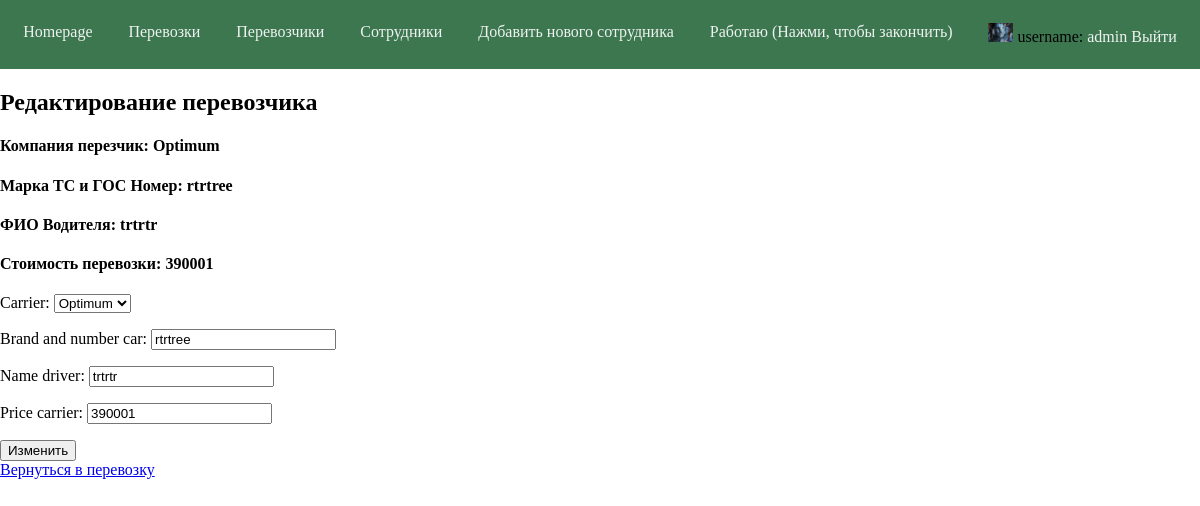
Page /all_tasks/1/editcarrier/ (signed in) on the committed database.
### profiles/models.py (models this page shows, shortened)
class UserInformation(models.Model):
    profile = models.OneToOneField(User, primary_key=True, on_delete=models.CASCADE)
    name = models.CharField(max_length=20)
    surname = models.CharField(max_length=20)
    bio = models.TextField(max_length=250, blank=True)
    post = models.CharField(max_length=30, choices=POST_CHOICES, default='Стажер')
    status = models.BooleanField(default=False)
    profile_image = models.ImageField(
        upload_to='profile_images/',
        default='profile_images/default_profile.jpg',
        null=True,
        blank=True)

### list_trans/models.py (models this page shows)
class EditCarrier(models.Model):
    carrier = models.ForeignKey(Carrier, null=True, on_delete=models.CASCADE)
    tasks = models.ForeignKey(Tasks, null=True, on_delete=models.CASCADE)
    brand_and_number_car = models.CharField(max_length=50)
    name_driver = models.CharField(max_length=50)
    price_carrier = models.IntegerField(default=0)

class Carrier(models.Model):
    company_name = models.CharField(max_length=30)
    telephone = models.IntegerField(default=0)
    ati = models.IntegerField(default=0)
    direction = models.CharField(max_length=50)
    def __str__(self):
        return self.company_name

### list_trans/views.py (the view)
# urls.py: path('all_tasks/<int:pk>/editcarrier/', create_car_in_task, name='create_car_in_task'),
def create_car_in_task(request, pk):
    try:
        task_obj = Tasks.objects.get(id=pk)
        editcarrier = False
    except Tasks.DoesNotExist:
        raise Http404
    try:
        editcarrier = EditCarrier.objects.get(tasks=task_obj)
        if request.method == 'POST':
            form = EditCarrierInTaskForm(request.POST, instance=editcarrier)
            if form.is_valid():
                edit_carrier_obj = form.save(commit=False)
                edit_carrier_obj.save()
                return render(request, 'list_trans/editcarrier.html', {'form' : form, 'single_carrier' : editcarrier, 'task' : task_obj})
        form = EditCarrierInTaskForm(instance=editcarrier)
        return render(request, 'list_trans/editcarrier.html', {'form' : form, 'single_carrier' : editcarrier, 'task' : task_obj})
    except:
        if request.method == 'POST':
            form = EditCarrierInTaskForm(request.POST)
            if form.is_valid():
                edit_carrier_obj = form.save(commit=False)
                edit_carrier_obj.tasks = task_obj
                edit_carrier_obj.save()
                return render(request, 'list_trans/editcarrier.html', {'form' : form, 'single_carrier' : editcarrier, 'task' : task_obj})
        form = EditCarrierInTaskForm()
        return render(request, 'list_trans/editcarrier.html', {'form' : form, 'single_carrier' : editcarrier, 'task' : task_obj})

### list_trans/forms.py
class EditCarrierInTaskForm(forms.ModelForm):
    class Meta:
        model = EditCarrier
        exclude = ['tasks']

### list_trans/templates/list_trans/editcarrier.html (shortened to what this page needs)
{% extends "base.html" %}
{% block content %}
<h2>Редактирование перевозчика</h2>
<h4>Компания перезчик: {{ single_carrier.carrier }}</h4>
<h4>Марка ТС и ГОС Номер: {{ single_carrier.brand_and_number_car }}</h4>
<h4>ФИО Водителя: {{ single_carrier.name_driver }}</h4>
<h4>Стоимость перевозки: {{ single_carrier.price_carrier }}</h4>
<form actions="" method="post">
    {{ form.as_p }}
    <input type="submit" value="Изменить">
</form>
<a href="/all_tasks/{{ task.id }}/">Вернуться в перевозку</a>
{% endblock %}

### templates/navbar.html (shortened to what this page needs)
<nav>
    <a href="/">Homepage</a>
    {% if user.is_authenticated %}
        <a href="/all_tasks/">Перевозки</a>
        <a href="/allcar/">Перевозчики</a>
        <a href="/list_users/">Сотрудники</a>
        {% if request.user.is_staff %}
        <a href="/register">Добавить нового сотрудника</a>
    {% endif %}
        {% if user.userinformation.status %}
            <a href="/working/{{ user.id }}/">Работаю (Нажми, чтобы закончить)</a>
        {% else %}
            <a href="/working/{{ user.id }}/">Не работаю (Нажми, чтобы начать)</a>
        {% endif %}
    {% endif %}
    <div class="nav-menu">
        {% if user.is_authenticated %}
            <img src="{{ user.userinformation.profile_image.url }}" alt="{{ user }} avatar" width="25">
            <span>username: <a href="/profile/{{ user.id }}">{{ user }}</a></span>
            <a href="/logout">Выйти</a>
        {% else %}
            <a href="/login">Войти</a>
        {% endif %}
    </div>
</nav>

### staticbase/css/style.css (style rules this page uses)
body { margin: 0; }
nav a { color: rgb(238, 242, 240); text-decoration: none; }
nav { padding: 1.45em; background-color: hsl(141, 33%, 35%); display: flex; justify-content: space-between; }

### rows in the picture
EditCarrier: carrier "Optimum", brand_and_number_car "rtrtree", name_driver "trtrtr", price_carrier "390001"

### other values in the picture
{{ user }} "admin"
